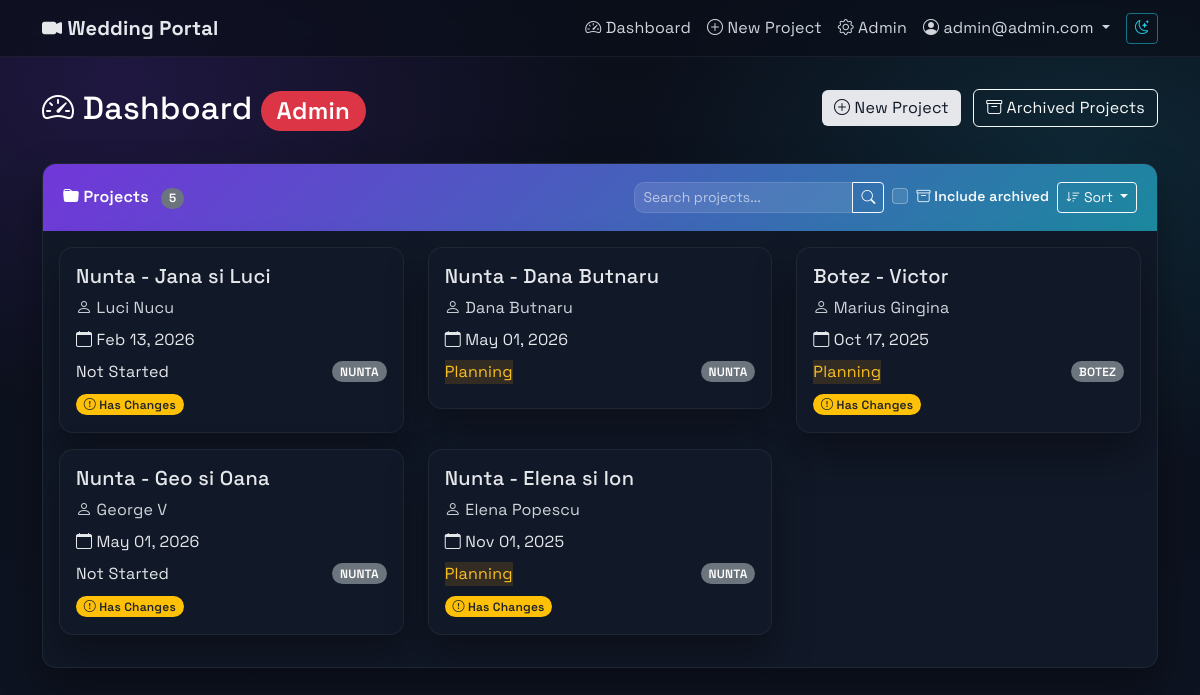
The app's page /dashboard/ (signed in), older data.
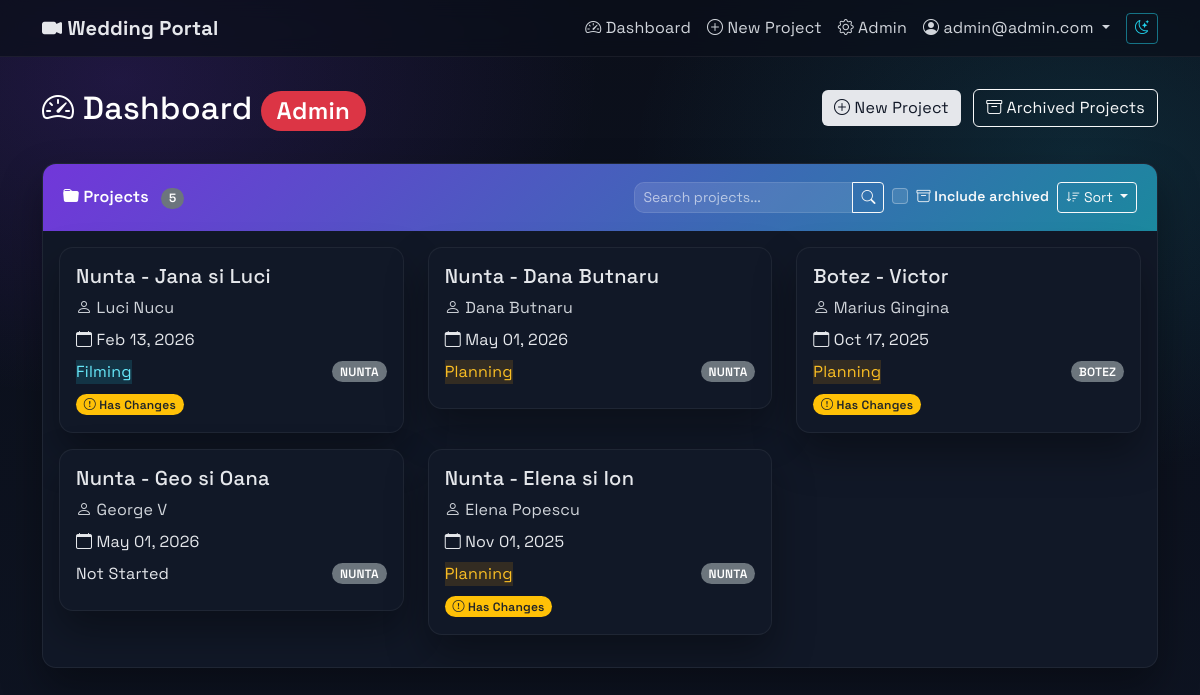
The same page, newer data.
### projects/models.py (models this page shows, shortened)
class Project(models.Model):
    PROJECT_TYPE_CHOICES = [
        ('NUNTA', 'Nunta'),
        ('BOTEZ', 'Botez'),
        ('ALTELE', 'Altele'),
    ]
    STATUS_CHOICES = [
        ('Not Started', 'Not Started'),
        ('Planning', 'Planning'),
        ('Filming', 'Filming'),
        ('Editing', 'Editing'),
        ('Completed', 'Completed'),
    ]
    EDIT_STATUS_CHOICES = [
        ('Not Started', 'Not Started'),
        ('Pending', 'Pending'),
        ('In Progress', 'In Progress'),
        ('Review', 'Review'),
        ('Completed', 'Completed'),
    ]
    name = models.CharField(max_length=255)
    slug = models.SlugField(max_length=255, unique=True, blank=True, null=True)
    user = models.ForeignKey(User, on_delete=models.CASCADE, related_name='projects')
    client_name = models.CharField(max_length=255, blank=True, null=True)
    client_email = models.EmailField(blank=True, null=True)
    status = models.CharField(max_length=50, choices=STATUS_CHOICES, default='Not Started')
    edit_status = models.CharField(max_length=50, choices=EDIT_STATUS_CHOICES, default='Not Started')
    editing_progress = models.IntegerField(default=0, help_text="Editing progress percentage (0-100)")
    notes = models.TextField(blank=True, null=True)
    is_archived = models.BooleanField(default=False)
    event_date = models.DateTimeField()
    type = models.CharField(max_length=10, choices=PROJECT_TYPE_CHOICES)
    title_video = models.CharField(max_length=255, blank=True, null=True)
    city = models.CharField(max_length=100, blank=True, null=True)
    civil_union_details = models.TextField(blank=True, null=True)
    prep = models.TextField(blank=True, null=True)
    church = models.TextField(blank=True, null=True)
    session = models.TextField(blank=True, null=True)
    restaurant = models.TextField(blank=True, null=True)
    details_extra = models.TextField(blank=True, null=True)
    editing_preferences = models.TextField(blank=True, null=True)
    main_details = models.TextField(blank=True, null=True, help_text="Main event details")
    PACKAGE_TYPE_CHOICES = [
        ('Clasic', 'Clasic'),
        ('Highlights', 'Highlights'),
        ('Duo', 'Duo'),
        ('Cinema', 'Cinema'),
        ('Creative', 'Creative'),
        ('Botez', 'Botez'),
        ('Custom', 'Custom'),
    ]
    MOVIE_DURATION_CHOICES = [
        ('30min', '30 min'),
        ('1h', '1 h'),
        ('1h30min', '1h30min'),
        ('2h-3h', '2h-3h'),
        ('3h-4h', '3h-4h'),
        ('Other', 'Other'),
    ]
    package_type = models.CharField(max_length=20, choices=PACKAGE_TYPE_CHOICES, blank=True, null=True)
    package_4k = models.BooleanField(default=True)
    package_fullhd = models.BooleanField(default=False)
    package_cameras = models.IntegerField(default=1, choices=[(1, '1'), (2, '2'), (3, '3')])
    montage_highlights = models.BooleanField(default=False)
    montage_movie = models.BooleanField(default=False)
    montage_movie_duration = models.CharField(max_length=20, choices=MOVIE_DURATION_CHOICES, blank=True, null=True)
    montage_movie_other = models.CharField(max_length=100, blank=True, null=True)
    montage_bonus_primary = models.BooleanField(default=False)
    montage_bonus_full = models.BooleanField(default=False)
    montage_cinema_duration = models.CharField(max_length=20, choices=[('1h', '1 hour'), ('1h30min', '1h30min')], default='1h30min', blank=True, null=True)
    equipment_audio_recorder = models.BooleanField(default=False)
    equipment_stabilizer = models.BooleanField(default=False)
    equipment_external_light = models.BooleanField(default=False)
    team_videographer = models.IntegerField(default=1)
    team_operator = models.IntegerField(default=0)
    team_assistant = models.IntegerField(default=0)
    delivery_online = models.BooleanField(default=True)
    delivery_usb = models.BooleanField(default=False)
    event_presence = models.TextField(blank=True, null=True)
    CURRENCY_CHOICES = [
        ('EUR', 'Euro'),
        ('LEI', 'Lei'),
    ]
    price = models.IntegerField(blank=True, null=True)
    price_currency = models.CharField(max_length=3, choices=CURRENCY_CHOICES, default='EUR')
    price_other_details = models.TextField(blank=True, null=True)
    filming_details = models.TextField(blank=True, null=True, help_text="Client requests for filming")
    videographer_filming_notes = models.TextField(blank=True, null=True, help_text="Videographer's notes for filming (admin only)")
    critical_production_notes = models.TextField(blank=True, null=True, help_text="Critical production details (admin only)")
    videographer_editing_notes = models.TextField(blank=True, null=True, help_text="Videographer's notes for editing (admin only)")
    ceremony_field_order = models.JSONField(
        default=dict,
        blank=True,
        help_text="Custom order for ceremony detail fields"
    )
    admin_notified_of_changes = models.BooleanField(default=False)
    last_admin_notification_date = models.DateTimeField(blank=True, null=True)
    last_client_notification_date = models.DateTimeField(blank=True, null=True)
    has_unsent_changes = models.BooleanField(default=False)
    current_guidance_message = models.CharField(max_length=50, default='initial', help_text="Current guidance message type")
    dismissed_guidance_messages = models.JSONField(default=list, blank=True, help_text="List of dismissed guidance message types")
    created_at = models.DateTimeField(auto_now_add=True)
    updated_at = models.DateTimeField(auto_now=True)
    class Meta:
        ordering = ['-created_at']

class User(AbstractUser):
    ROLE_CHOICES = [
        ('ADMIN', 'Admin'),
        ('CLIENT', 'Client'),
    ]
    role = models.CharField(max_length=10, choices=ROLE_CHOICES, default='CLIENT')
    username = models.CharField(max_length=150, blank=True, null=True, unique=False)
    email = models.EmailField(unique=True)
    USERNAME_FIELD = 'email'
    REQUIRED_FIELDS = ['first_name']  # Remove username from required fields
    objects = CustomUserManager()
    def is_admin(self):
        return self.role == 'ADMIN'

### projects/views.py (the view, shortened to what this page needs)
# urls.py: path('dashboard/', views.dashboard, name='dashboard'),
@login_required
def dashboard(request):
    user = request.user
    search_query = request.GET.get('search', '')
    sort_by = request.GET.get('sort', 'newest')  # Default sort by newest first
    include_archived = request.GET.get('include_archived', '') == 'on'
    valid_sorts = {
        'name': 'name',
        '-name': '-name',
        'date': 'event_date',
        '-date': '-event_date',
        'status': 'status',
        '-status': '-status',
        'client': 'client_name',
        '-client': '-client_name',
        'newest': '-id',
        'oldest': 'id'
    }
    sort_field = valid_sorts.get(sort_by, '-id')
    if user.is_admin():
        if include_archived:
            projects = Project.objects.all()  # Include both archived and active
        else:
            projects = Project.objects.filter(is_archived=False)
        pending_modifications = ProjectModification.objects.filter(status='PENDING')
        projects = projects.order_by(sort_field)
        context = {
            'projects': projects,
            'pending_modifications': pending_modifications,
            'is_admin': True,
            'search_query': search_query,
            'current_sort': sort_by,
            'include_archived': include_archived,
        }
    return render(request, 'dashboard.html', context)

### templates/dashboard.html (shortened to what the changed rows need)
{% extends 'base.html' %}
{% block content %}
<div class="row mb-4">
    <div class="col">
        <h2 class="text-white">
            <i class="bi bi-speedometer2"></i> Dashboard
            {% if is_admin %}
                <span class="badge bg-danger">Admin</span>
            {% endif %}
        </h2>
    </div>
</div>
<div class="card">
    <div class="card-body">
        {% if projects %}
        <div class="row">
            {% for project in projects %}
            <div class="col-md-6 col-lg-4 mb-3">
                <div class="card project-card position-relative" style="cursor: pointer;" data-project-url="{% url 'project_detail' project.slug %}">
                    <div class="card-body">
                        <h5 class="card-title">{{ project.name }}</h5>
                        <p class="text-muted mb-2">
                            <i class="bi bi-person"></i> {{ project.client_name|default:project.user.get_full_name|default:project.user.username }}
                        </p>
                        <p class="mb-2">
                            <i class="bi bi-calendar"></i> {{ project.event_date|date:"M d, Y" }}
                        </p>
                        <div class="d-flex justify-content-between align-items-center">
                            <span class="status-badge status-{{ project.status|lower|cut:" " }}">
                                {{ project.status }}
                            </span>
                            <span class="badge bg-secondary">
                                {{ project.type }}
                            </span>
                        </div>
                        <div class="mt-2">
                            {% if project.has_unsent_changes %}
                            <span class="badge bg-warning text-dark me-1">
                                <i class="bi bi-exclamation-circle"></i> Has Changes
                            </span>
                            {% endif %}
                        </div>
                    </div>
                </div>
            </div>
            {% endfor %}
        </div>
        {% endif %}
    </div>
</div>
{% endblock %}

Row changes from the older to the newer data that the page shows:
changed Project "Nunta - Jana si Luci": status "Not Started" → "Filming"
changed Project "Nunta - Geo si Oana": no longer shows "Has Changes"
